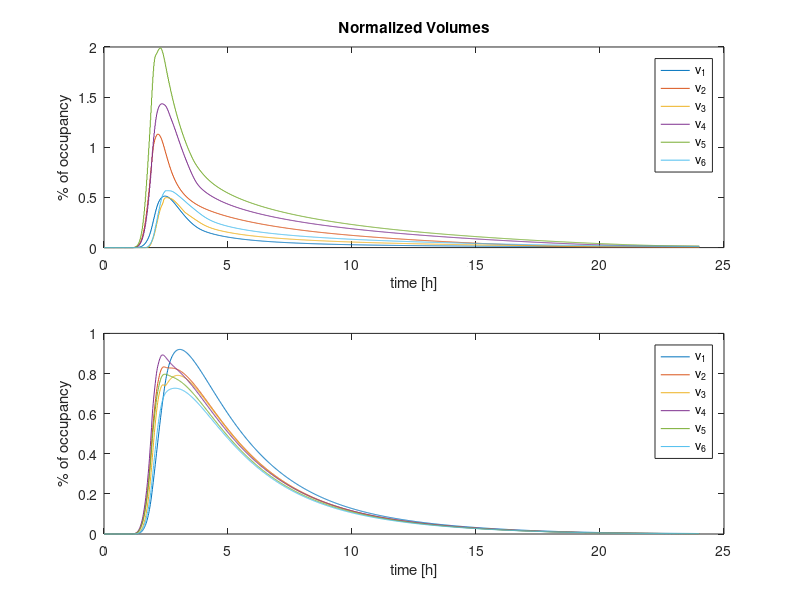
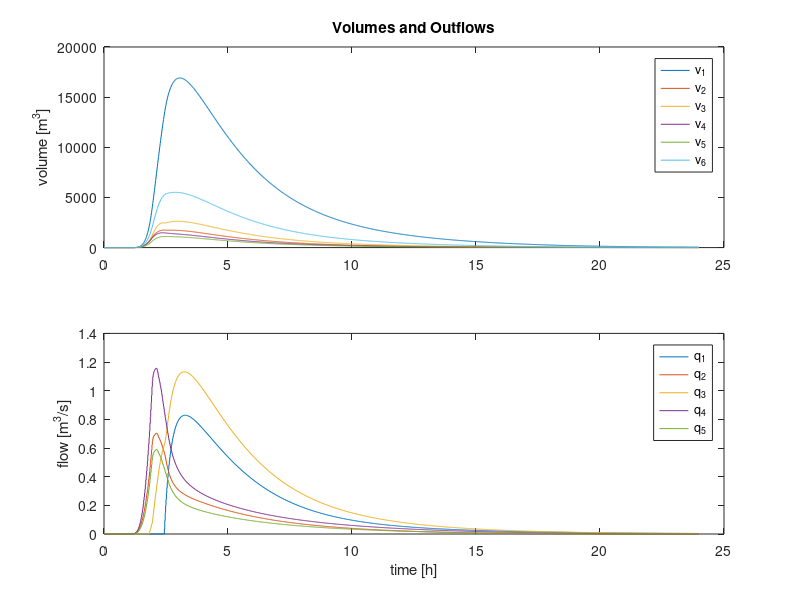

Write the MATLAB code that produced these figures, in order.
%% Control Based on differential Games
% Este archivo resuelve el problema de volumenes normalizados en la red de
% convergencia mediante un juego diferencial.
clear all
close all
clc

load('Parametros.mat'); %Cargamos las variables de lluvia del problema

% Primero obtenemos el resultado sin control.
vmax(6) = vmax(6);
for i = 1:size(Volumes,1)
    V_normalized(i,:) = Volumes(i,:)./(vmax);
end
% Definimos las variables del problema
T = 0.1;               % Esta variable es el horizonte de prediccion en horas
tspan = t;           % Tiempo de simulacion definido en SWMM
x0 = zeros(6,1);     % Los tanques empiezan descargados
vmax = vmax/3600;    % El 3600 es por la integración utilizada

a1 = -0;
a2 = -0;
a3 = -0;
a4 = -0;
a5 = -0;
a0 = -K(6);          % Aqui es necesario añadir el K del último tanque

A = 3600*diag([a1 a2 a3 a4 a5 a0]); % K fue calculado en segundos, por eso el 3600
B = [-1 0 0 0 0; 
     0 -1 0 0 0; 
     1 1 -1 0 0;
     0 0 0 -1 0; 
     0 0 0 0 -1; 
     0 0 1 1 1]; % Esta matriz contiene la interaccion entre tanques, recordar el grafo.
B1 = B(:,1);     % Estos vectores serán los vectores de entrada de cada uno de los agentes.
B2 = B(:,2);
B3 = B(:,3);
B4 = B(:,4);
B5 = B(:,5);

% Empezamos el differential Game. Todo es sacado de Dynamic Optimization and LQ Differential Games
Q1 = 50*[1 0 -1 0 0 0; 0 0 0 0 0 0; -1 0 1 0 0 0; 0 0 0 0 0 0; 0 0 0 0 0 0; 0 0 0 0 0 0];
Q2 = 50*[0 0 0 0 0 0; 0 1 -1 0 0 0; 0 -1 1 0 0 0; 0 0 0 0 0 0; 0 0 0 0 0 0; 0 0 0 0 0 0];
Q3 = 50*[0 0 0 0 0 0; 0 0 0 0 0 0; 0 0 1 0 0 -1; 0 0 0 0 0 0; 0 0 0 0 0 0; 0 0 -1 0 0 1];
Q4 = 50*[0 0 0 0 0 0; 0 0 0 0 0 0; 0 0 0 0 0 0; 0 0 0 1 0 -1; 0 0 0 0 0 0; 0 0 0 -1 0 1];
Q5 = 50*[0 0 0 0 0 0; 0 0 0 0 0 0; 0 0 0 0 0 0; 0 0 0 0 0 0; 0 0 0 0 1 -1; 0 0 0 0 -1 1];

R1 = 1;
R2 = 1;
R3 = 1;
R4 = 1;
R5 = 1;

S1 = B1*inv(R1)*B1';
S2 = B2*inv(R2)*B2';
S3 = B3*inv(R3)*B3';
S4 = B4*inv(R4)*B4';
S5 = B5*inv(R5)*B5';

D = [A' zeros(size(A)) zeros(size(A)) zeros(size(A)) zeros(size(A)); 
     zeros(size(A)) A' zeros(size(A)) zeros(size(A)) zeros(size(A));
     zeros(size(A)) zeros(size(A)) A' zeros(size(A)) zeros(size(A));
     zeros(size(A)) zeros(size(A)) zeros(size(A)) A' zeros(size(A));
     zeros(size(A)) zeros(size(A)) zeros(size(A)) zeros(size(A)) A']; 

S = [S1 S2 S3 S4 S5];

Q = [Q1; Q2; Q3; Q4; Q5];

M = [A -S1 -S2 -S3 -S4 -S5; 
     -Q1 -A' zeros(size(A)) zeros(size(A)) zeros(size(A)) zeros(size(A)); 
     -Q2 zeros(size(A)) -A' zeros(size(A)) zeros(size(A)) zeros(size(A));
     -Q3 zeros(size(A)) zeros(size(A)) -A' zeros(size(A)) zeros(size(A));
     -Q4 zeros(size(A)) zeros(size(A)) zeros(size(A)) -A' zeros(size(A));
     -Q5 zeros(size(A)) zeros(size(A)) zeros(size(A)) zeros(size(A)) -A'];
        
P = zeros(size(A,1)*size(A,1),size(A,1)*size(A,2));
P(1:size(A,1),1:size(A,2)) = eye(size(A,1));

Q_ = [zeros(size(A,1),size(A,1)*size(A,2));
      -Q1 eye(size(A,1)) zeros(size(A,1),size(A,2)) zeros(size(A,1),size(A,2)) zeros(size(A,1),size(A,2)) zeros(size(A,1),size(A,2));
      -Q2 zeros(size(A,1),size(A,2)) eye(size(A,1)) zeros(size(A,1),size(A,2)) zeros(size(A,1),size(A,2)) zeros(size(A,1),size(A,2));
      -Q3 zeros(size(A,1),size(A,2)) zeros(size(A,1),size(A,2)) eye(size(A,1)) zeros(size(A,1),size(A,2)) zeros(size(A,1),size(A,2));
      -Q4 zeros(size(A,1),size(A,2)) zeros(size(A,1),size(A,2)) zeros(size(A,1),size(A,2)) eye(size(A,1)) zeros(size(A,1),size(A,2));
      -Q5 zeros(size(A,1),size(A,2)) zeros(size(A,1),size(A,2)) zeros(size(A,1),size(A,2)) zeros(size(A,1),size(A,2)) eye(size(A,1))];

% Ahora empezamos a resolver el sistema      
x = zeros(size(A,1),length(tspan));
x(:,1) = x0;

for i = 1:length(tspan)-1
	[i length(tspan)-1]
    
	y_0 = (P + Q_*expm(T*M))\[x(:,i);zeros(5*size(A,1),1)];

	u1 = max(0,-inv(R1)*B1'*y_0((1*size(A,1)+1:2*size(A,1)),1));
	u2 = max(0,-inv(R2)*B2'*y_0((2*size(A,1)+1:3*size(A,1)),1));
	u3 = max(0,-inv(R3)*B3'*y_0((3*size(A,1)+1:4*size(A,1)),1));
	u4 = max(0,-inv(R4)*B4'*y_0((4*size(A,1)+1:5*size(A,1)),1));
	u5 = max(0,-inv(R5)*B5'*y_0((5*size(A,1)+1:6*size(A,1)),1));
    
	x(:,i+1) = x(:,i) + dt*(A*x(:,i) + (B1*u1 + B2*u2 + B3*u3 + B4*u4 + B5*u5) + [inflows(i,1) inflows(i,2) 0 inflows(i,3) inflows(i,4) 0]')./vmax';
    U(i,:) = [u1 u2 u3 u4 u5].*vmax(1,end-1);
    v(i,:) = x(:,i).*vmax';
end

%% Plots
figure
subplot(2,1,2)	
plot(t',x')
legend(['v_1'; 'v_2'; 'v_3'; 'v_4'; 'v_5';'v_6']);
ylabel('% of occupancy')
xlabel('time [h]')
subplot(2,1,1)
stairs(t,V_normalized)
legend(['v_1'; 'v_2'; 'v_3'; 'v_4'; 'v_5';'v_6']);
xlabel('time [h]')
ylabel('% of occupancy')
title('Normalized Volumes')

figure
subplot(2,1,1)
plot(t(1:end-1),3600*v)
legend(['v_1'; 'v_2'; 'v_3'; 'v_4'; 'v_5';'v_6']);
ylabel('volume [m^3]')
title('Volumes and Outflows')
subplot(2,1,2)
stairs(t(1:end-1),U)
legend(['q_1'; 'q_2'; 'q_3'; 'q_4'; 'q_5']);
xlabel('time [h]')
ylabel('flow [m^3/s]')
